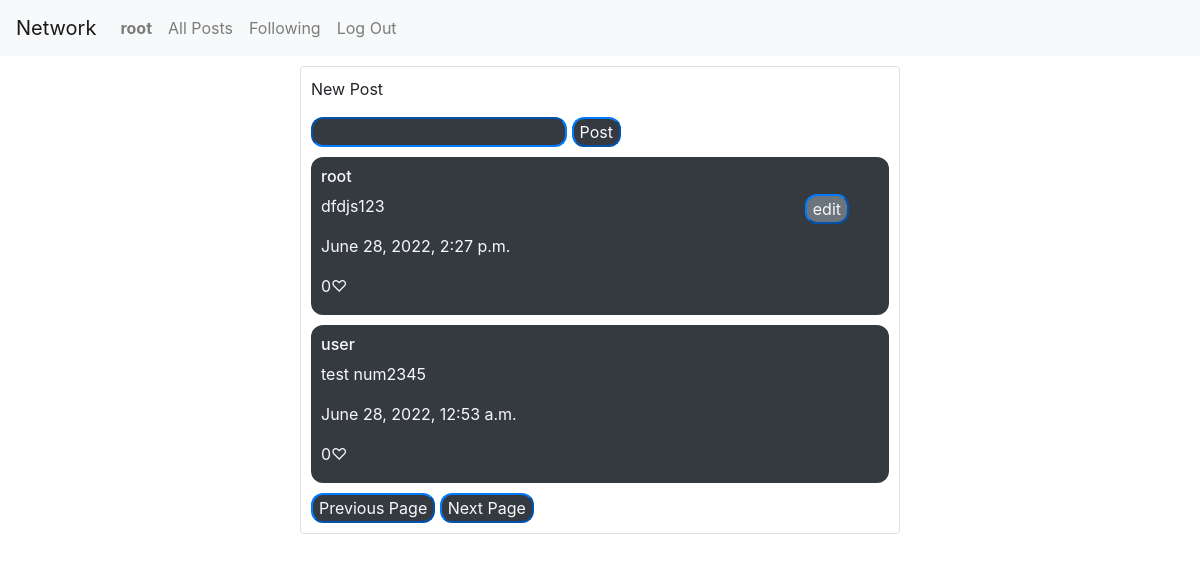
/ (signed in), run on the app's committed database.
### network/models.py (models this page shows, shortened)
class User(AbstractUser):
    pass

class Post(models.Model):
    poster = models.ForeignKey("User", on_delete=models.CASCADE, related_name="from_who")
    content = models.TextField(blank=True, default='')
    like_num = models.IntegerField()
    post_time = models.DateTimeField(auto_now_add=True)

### network/views.py (the view)
# urls.py: path("", views.index, name="index"),
def index(request):
    posts = Post.objects.order_by("-post_time").all()
    global post_paginator
    global page_now
    post_paginator = Paginator(posts, post_per_page)
    page_now = 1
    if request.user.is_authenticated:
        current_user = User.objects.get(username=request.user)
        return render(request, 'network/all_post.html', {
            "user_info": Profile.objects.get(owner=current_user),
            "posts": post_paginator.page(1),
            "new_post_form": NewPostForm(),
            "name": request.user,
            "index": True,
        })
    else:
        return render(request, 'network/all_post.html', {
            "posts": post_paginator.page(1),
            "index": True,
        })

### network/views.py
class NewPostForm(forms.Form):
    words = forms.CharField(label='', widget=forms.TextInput(attrs={'class': 'round text-light bg-dark border-primary'}))

### network/templates/network/all_post.html (shortened to what this page needs)
{% extends "network/layout.html" %}
{% block body %}
    {% if index and user.is_authenticated %}
        <div>
            <p>New Post</p>
            <form action="{% url 'send' %}" method="post">
                {{ new_post_form }}
                <button type="submit" class=" round text-light bg-dark border-primary">Post</button>
            </form>
        </div>
    {% endif %}
    {% if message %}
        <h3>{{ message }}</h3>
    {% else %}
        <div id="post-area">
            {% for post in posts %}
                <div class="post round text-light bg-dark border-primary" data-id={{post.id}}>
                    <h6>{{ post.poster }}</h6>
                    {% if post.poster == name %}
                        <button class="edit-place round text-light bg-secondary border-primary">edit</button>
                    {% endif %}
                    <p class="post-content">{{ post.content }}</p>
                    <p>{{ post.post_time }}</p>
                    {% if post in user_info.like_post.all %}
                        <p class="heart">{{ post.like_num }}&#10084;</p>
                    {% else %}
                    <p class="heart">{{ post.like_num }}&#9825;</p>
                    {% endif %}
                </div>
            {% endfor %}
    </div>
    {% endif %}
    <div class="bottom">
        <button class="right-button round text-light bg-dark border-primary" id="prev">Previous Page</button>
        <button class="left-button round text-light bg-dark border-primary" id="next">Next Page</button>
    </div>
{% endblock %}

### network/templates/network/layout.html (shortened to what this page needs)
{% load static %}
<!DOCTYPE html>
<html lang="en">
    <head>
        <link rel="stylesheet" href="https://stackpath.bootstrapcdn.com/bootstrap/4.4.1/css/bootstrap.min.css">
        <link href="{% static 'network/styles.css' %}" rel="stylesheet">
    </head>
    <body>
        <nav class="navbar navbar-expand-lg navbar-light bg-light">
            <a class="navbar-brand">Network</a>
            <div>
              <ul class="navbar-nav mr-auto">
                {% if user.is_authenticated %}
                    <li class="nav-item">
                        <a class="nav-link" href="{% url 'profile' user %}" id="personal"><strong>{{ user.username }}</strong></a>
                    </li>
                {% endif %}
                <li class="nav-item">
                  <a class="nav-link" id="index" href="{% url 'index' %}">All Posts</a>
                </li>
                {% if user.is_authenticated %}
                    <li class="nav-item">
                        <a class="nav-link" id="following" href="{% url 'following' %}">Following</a>
                    </li>
                    <li class="nav-item">
                        <a class="nav-link" href="{% url 'logout' %}">Log Out</a>
                    </li>
                {% endif %}
              </ul>
            </div>
          </nav>
        <div class="center card">
            {% block body %}
            {% endblock %}
        </div>
    </body>
</html>

### network/static/network/styles.css (style rules this page uses)
.bottom { position: relative; border-radius: 5px; border: 5px; }
.left-button { left: 50px; }
.right-button { right: 50px; }
.round { border-radius: 12px; }
.center { margin: auto; width: 50%; padding: 10px; margin-top: 10px; }
.post { margin-top: 10px; margin-bottom: 10px; padding: 10px; padding-bottom: 1px; }
.edit-place { position: absolute; right: 50px; }

### data on the page
User: username "root"
Post: poster "root", shows "edit", content "dfdjs123", post_time "June 28, 2022, 2:27 p.m.", like_num "0"
Post: poster "user", content "test num2345", post_time "June 28, 2022, 12:53 a.m.", like_num "0"
